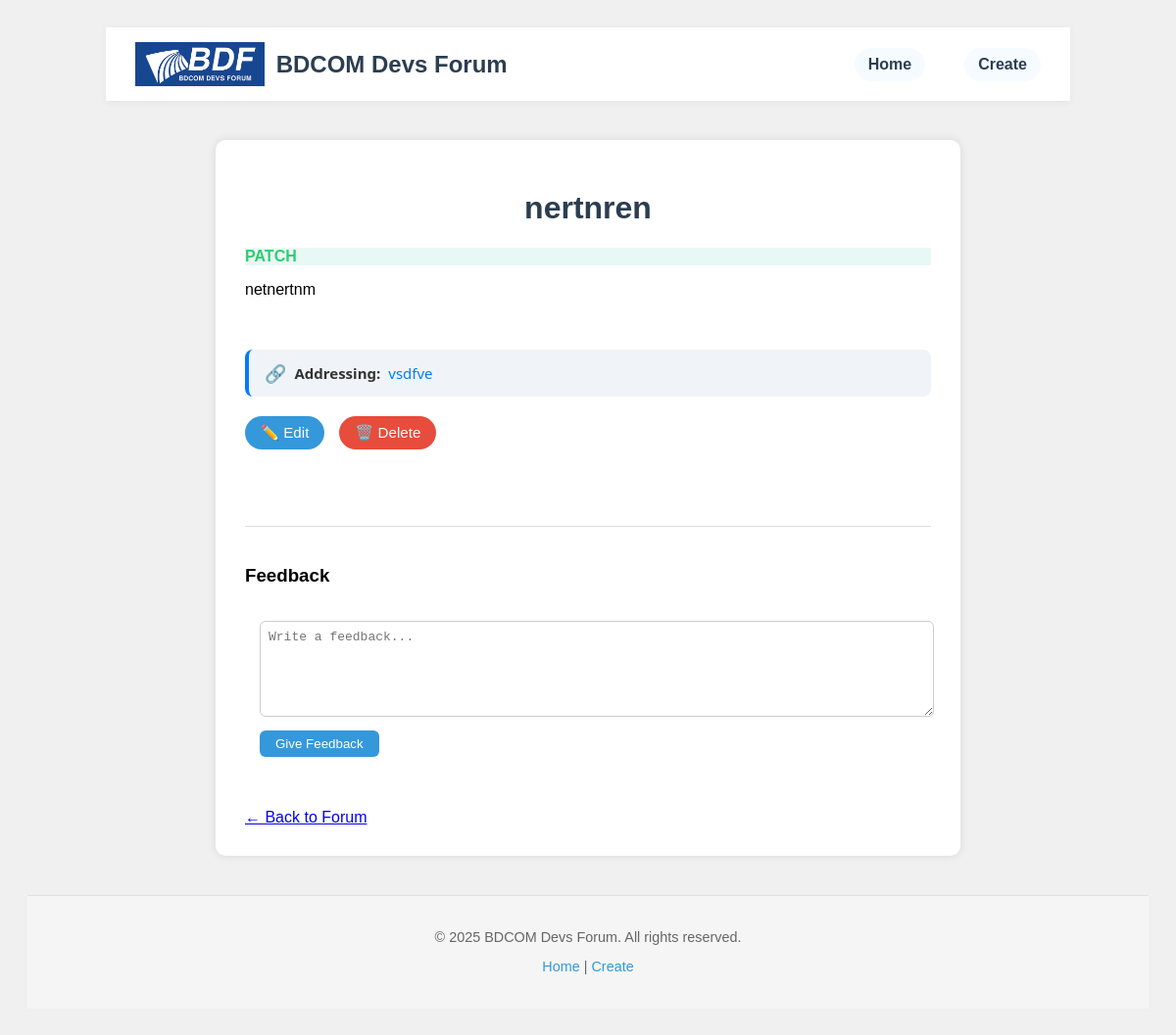
Page /posts/11 on the committed database.
### app.py (models this page shows)
class Post(db.Model):
    id = db.Column(db.Integer, primary_key=True)
    title = db.Column(db.String(100))
    content = db.Column(db.Text)
    type = db.Column(db.String(10))  # "Query" or "Patch"
    category = db.Column(db.String(20))
    ip_address = db.Column(db.String(45))  # to store IPv4 or IPv6
    last_modified_ip = db.Column(db.String(45))
    likes = db.Column(db.Integer, default=0)
    comments = db.relationship('Comment', backref='post', cascade='all, delete-orphan')
    likes_relation = db.relationship('PostLike', backref='post', cascade='all, delete-orphan')
    reference_id = db.Column(db.Integer, db.ForeignKey('post.id'), nullable=True)
    reference = db.relationship('Post', remote_side=[id], backref='patches')

### app.py (the view)
@app.route('/posts/<int:post_id>')
def get_post(post_id):
    post = Post.query.get_or_404(post_id)
    return render_template('post.html', post=post)

### app.py (called while the page is built)
@app.context_processor
def inject_year():
    return {'current_year': datetime.now().year}

### templates/post.html (shortened to what this page needs)
<!DOCTYPE html>
<html>
<head>
    <link rel="stylesheet" href="{{ url_for('static', filename='css/style.css') }}">
    <link rel="stylesheet" href="{{ url_for('static', filename='css/navbar.css') }}">
    <link rel="stylesheet" href="{{ url_for('static', filename='css/footer.css') }}">
    <link href="https://cdn.quilljs.com/1.3.6/quill.snow.css" rel="stylesheet">
</head>
<body>
    {% include 'navbar.html' %}
    <div class="post-single">
        <h1>{{ post.title }}</h1>
        <div class="{{ post.type }} post-type">{{ post.type.upper() }}</div>
        <div class="post-body">{{ post.content | safe }}</div><br><br>
        {% if post.reference %}
        <div class="reference-banner">
            <span class="reference-icon">🔗</span>
            <span class="reference-label">Addressing:</span>
            <a class="reference-link" href="/posts/{{ post.reference.id }}">{{ post.reference.title }}</a>
        </div>
        {% endif %}
        <div class="post-actions-single">
            <button class="editBtn" onclick="startEdit()">✏️ Edit</button>
            <button class="deleteBtn" onclick="deletePost({{ post.id }})">🗑️ Delete</button>
        </div>
        <br>
        <div class="comments-section">
            <h3>Feedback</h3>
            <form id="commentForm">
                <textarea id="commentContent" placeholder="Write a feedback..." required></textarea><br>
                <button type="submit">Give Feedback</button>
            </form>
        </div>
        <br>
        <a href="{{ url_for('index') }}">← Back to Forum</a>
    </div>
    {% include 'footer.html' %}
</body>
</html>

### static/css/style.css (style rules this page uses)
body { font-family: Arial, sans-serif; background: #f0f0f0; padding: 20px; }
h1 { text-align: center; color: #2c3e50; }
form, .posts { max-width: 700px; margin: 20px auto; background: white; padding: 15px; border-radius: 8px; }
.patch { color: green; font-weight: bold; }
.post-single { max-width: 700px; margin: 40px auto; padding: 30px; background: white; border-radius: 10px; box-shadow: 0 0 10px rgba(0,0,0,0.1); }
.post-type { margin: 10px 0; font-weight: bold; text-transform: uppercase; }
.reference-banner { background-color: #f0f4f8; border-left: 4px solid #007bff; padding: 12px 16px; margin-bottom: 20px; border-radius: 8px; display: flex; align-items: center; font-family: 'Segoe UI', sans-serif; font-size: 15px; gap: 8px; }
.reference-icon { font-size: 18px; color: #007bff; }
.reference-label { font-weight: 600; color: #333; }
.reference-link { font-weight: 500; color: #007bff; text-decoration: none; transition: color 0.2s ease-in-out; }
.patch { background-color: #e8f8f5; color: #2ecc71; }
.post-actions-single { margin: 20px 0; display: flex; gap: 15px; }
.post-actions-single button, .saveEditBtn, .cancelEditBtn { padding: 8px 16px; border: none; border-radius: 20px; cursor: pointer; font-size: 0.95em; transition: background 0.3s; }
.editBtn { background-color: #3498db; color: white; }
.deleteBtn { background-color: #e74c3c; color: white; }
.comments-section { margin-top: 40px; padding-top: 20px; border-top: 1px solid #ddd; }
.comments-section h3 { margin-bottom: 10px; }
#commentForm textarea { width: 100%; height: 80px; padding: 8px; margin-bottom: 10px; font-size: 1em; border-radius: 6px; border: 1px solid #ccc; }
#commentForm button { padding: 6px 16px; background-color: #3498db; color: white; border: none; border-radius: 6px; cursor: pointer; }

### rows in the picture
Post: title "nertnren", type "PATCH", content "netnertnm"
Post: reference "vsdfve"
